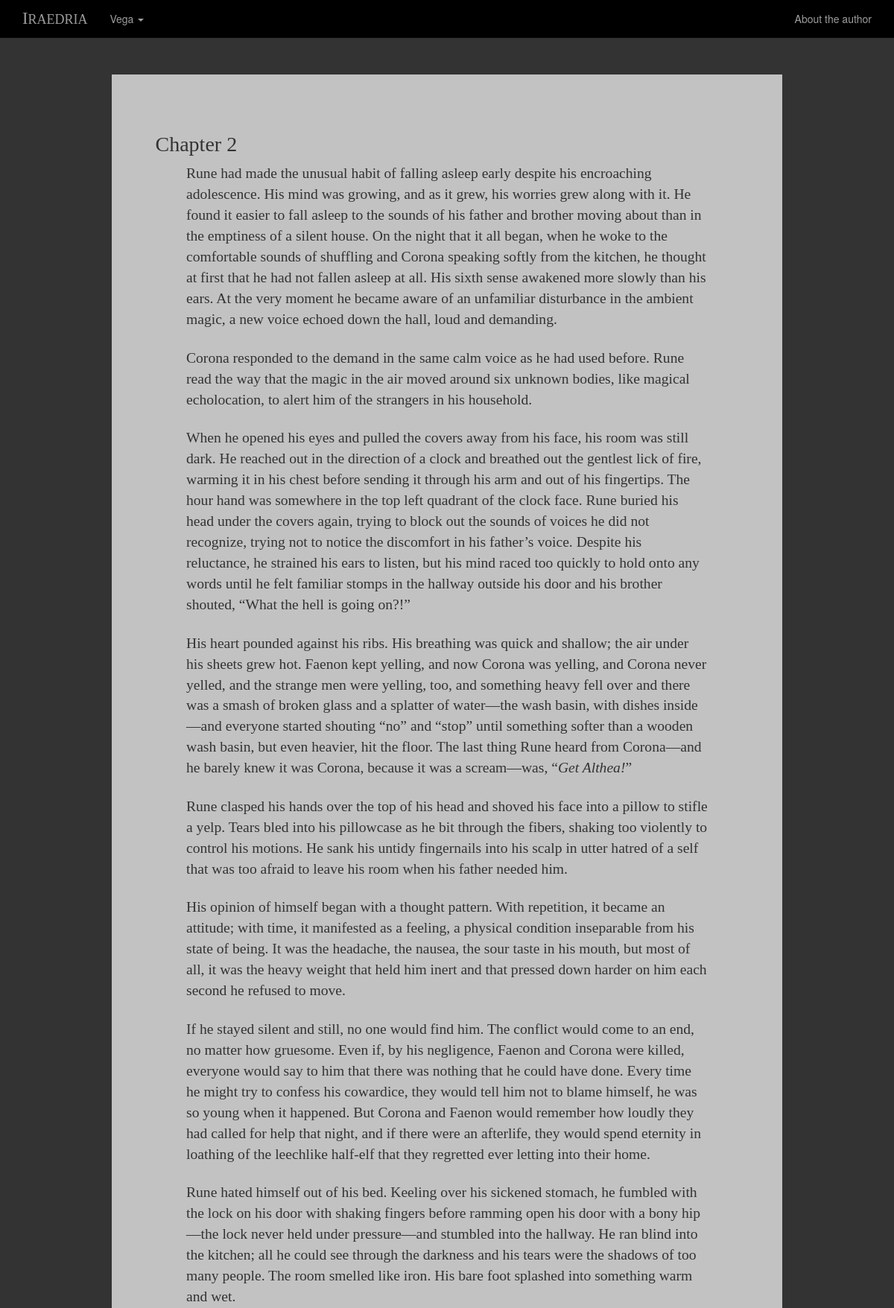
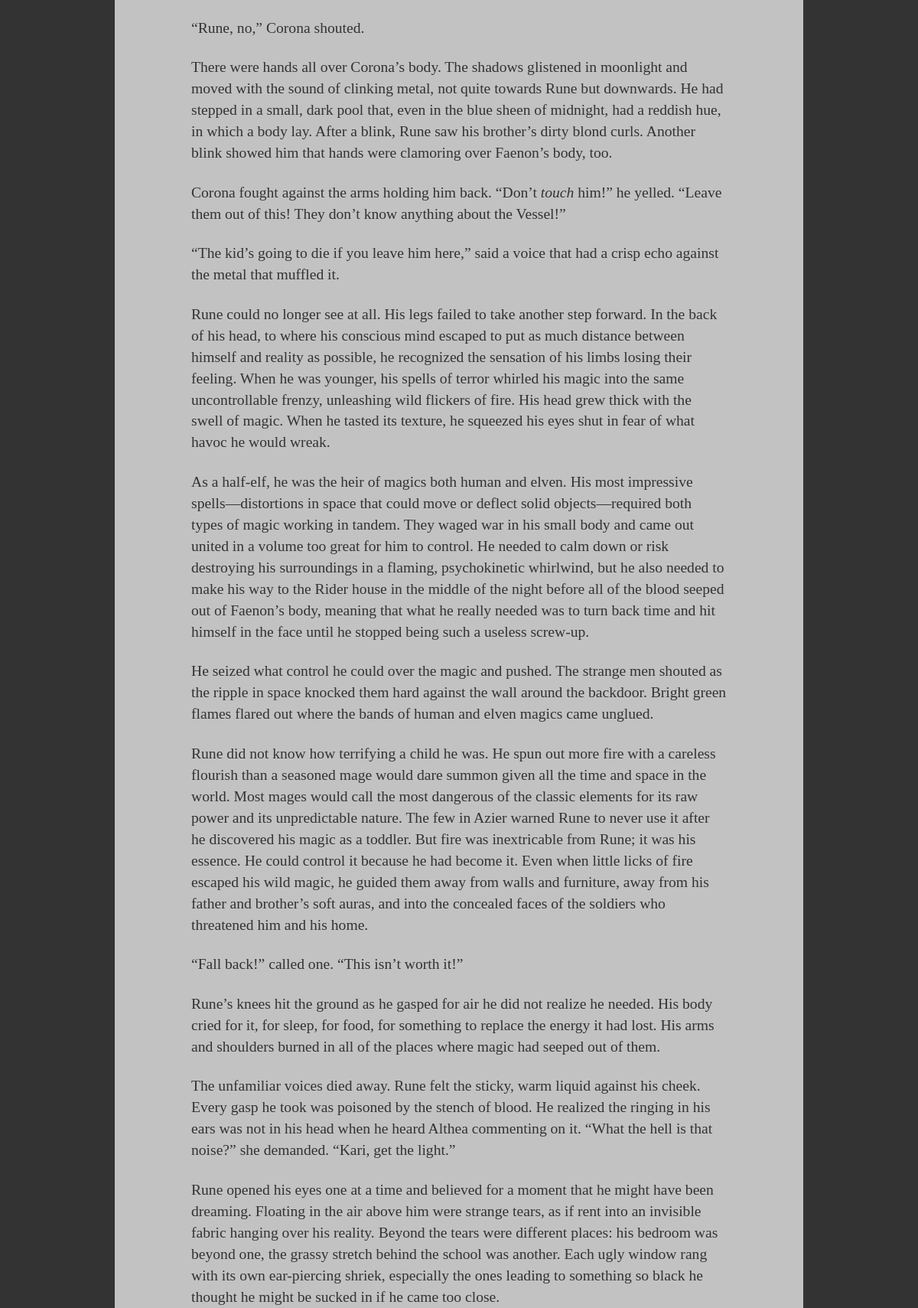
The page /vega/2 (upper part) on the database its author committed (2 pictures, top to bottom).
### app/models.py (models this page shows, shortened)
class Chapter(db.Model):
    __tablename__ = 'chapter'
    id = db.Column(db.Integer, primary_key=True)
    num = db.Column(db.Integer)
    text = db.Column(db.String)  # gave it no length parameter, let's see what happens?
    date_added = db.Column(db.Integer)
    date_modified = db.Column(db.Integer)
    booknum = db.Column(db.Integer)
    likes = db.Column(db.Integer)
    photo_url = db.Column(db.String)  # edit this column manually with the db viewer

### app/views.py (the view)
@app.route('/<book>/<int:num>')
def chapter(book, num):
    if num == 0:
        return redirect(url_for('prologue', book=book))
    try:
        bookenum = Book[book.lower()]
        c = Chapter.query.filter_by(num=num, booknum=bookenum.value).first()
        if c:
            return render_template("chapter.html", current=c, bookstr=book)
        abort(404)
    except KeyError:
        abort(404)

### templates/chapter.html (shortened to what this page needs)
{% extends 'base.html' %}
{% block content %}
        <div class="container chapter">
            <h2>Chapter {{ current.num }}</h2>
            {{ current.text|safe }}
        </div>
{% endblock %}

### static/css/iraedria.css (style rules this page uses)
body, html { height: 100%; }
body { background-image: url(../img/forest.jpg); background-repeat: no-repeat; background-attachment: fixed; }
.chapter { background-color: rgba(255,255,255,.7); max-width: 900px; margin-top: 60px; margin-bottom: 60px; padding: 5%; }
.chapter p, .prologue p, .cover p { font-family: Garamond, serif; font-size: 1.4em; padding-bottom: 1.2em; max-width: 700px; margin: auto; }
h2 { font-family: Garamond, serif; font-size: 200%; }

### rows shown on the page
Chapter: num "2", text "Rune had made the unusual habit of falling asleep early despite his encroaching adolescence. His mind was growing, and as it grew, his worries grew along with it. He found it easier to fall asleep to the sounds of his father and brother moving about than in the emptiness of a silent house. On the night that it all began, when he woke to the comfortable sounds of shuffling and Corona speaking softly from the kitchen, he thought at first that he had not fallen asleep at all. His sixth sense awakened more slowly than his ears. At the very moment he became aware of an unfamiliar disturbance in the ambient magic, a new voice echoed down the hall, loud and demanding. Corona responded to the…"
